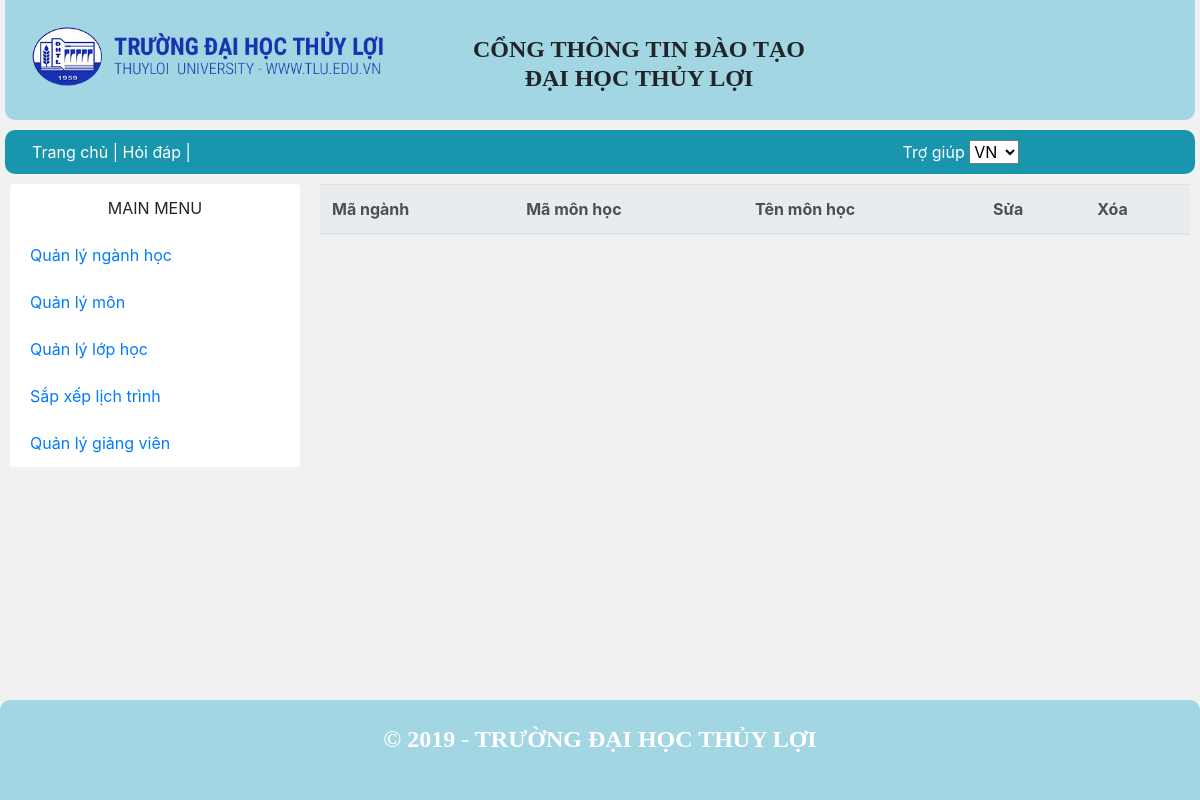
Before: /QuanLy/quanly_CNmon.php with the older database file.
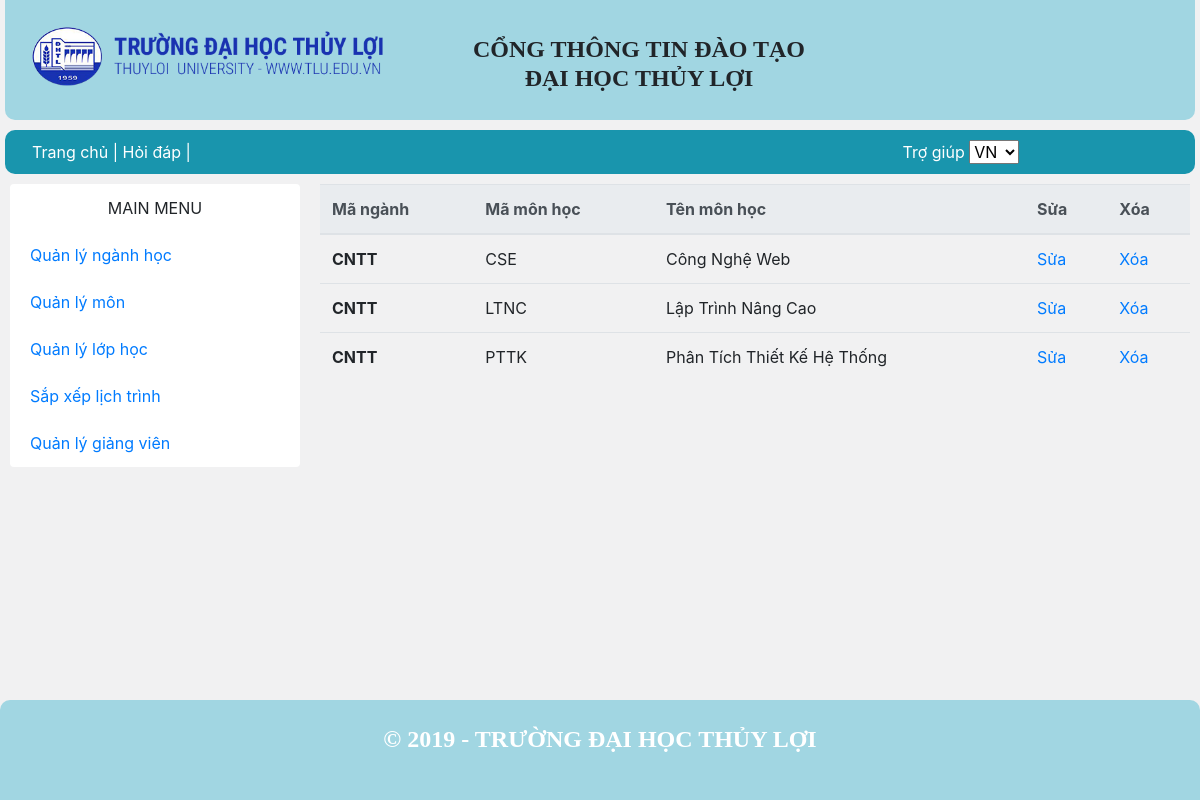
After: the same page with the newer database file.
### tables this page shows
CREATE TABLE `mon` (
  `TenMon` varchar(50) DEFAULT NULL,
  `MaMon` varchar(10) NOT NULL,
  `MaNganh` varchar(10) DEFAULT NULL
);

### QuanLy/quanly_CNmon.php (the view, shortened to what this page needs)
<?php require_once("../includes/mysqli_connect.php"); ?>
<?php require ("../includes/dautrang.php"); ?>
<?php
    $sql = "SELECT TenMon , MaMon , MaNganh FROM mon";
    $query = mysqli_query($dbcon,$sql);
?>
<main>
<?php require ("../includes/nav.php"); ?>
      <div class="grid-container">
      <?php require ("navquanly.php"); ?>
        <div class="grid-item item2">
        <table class="table">
      <thead class="thead-light">
        <tr>
          <th scope="col">Mã ngành</th>
          <th scope="col">Mã môn học</th>
          <th scope="col">Tên môn học</th>
          <th scope="col">Sửa</th>
          <th scope="col">Xóa</th>
        </tr>
      </thead>
      <tbody>
          <?php
            while ( $row = mysqli_fetch_array($query)) {
               $MaMon = $row['MaMon'];
        ?>
        <tr>
          <th scope="row"><?php echo $row['MaNganh']; ?></th>
          <td><?php echo $row['MaMon']; ?></td>
          <td><?php echo $row['TenMon']; ?></td>
          <td><a href="capnhatmon.php?id=<?php echo $MaMon;?>">Sửa</a></td>
          <td><a href="quanly_CNmon.php?id_delete=<?php echo $MaMon;?>">Xóa</a></td>
        </tr>
        <?php } ?>
      </tbody>
    </table>
        </div>
      </div>
    </main>
    <?php require ("../includes/chantrang.php"); ?>

Changed rows visible on the page:
added mon: MaNganh "CNTT", MaMon "CSE", TenMon "Công Nghệ Web"
added mon: MaNganh "CNTT", MaMon "LTNC", TenMon "Lập Trình Nâng Cao"
added mon: MaNganh "CNTT", MaMon "PTTK", TenMon "Phân Tích Thiết Kế Hệ Thống"
